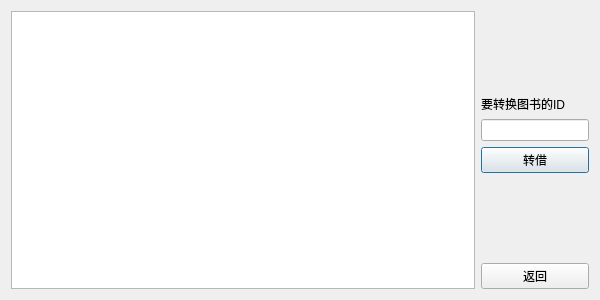
<?xml version="1.0" encoding="UTF-8"?>
<ui version="4.0">
 <class>DUser_Convert</class>
 <widget class="QDialog" name="DUser_Convert">
  <property name="geometry">
   <rect>
    <x>0</x>
    <y>0</y>
    <width>600</width>
    <height>300</height>
   </rect>
  </property>
  <property name="windowTitle">
   <string>预约转借</string>
  </property>
  <layout class="QGridLayout" name="gridLayout">
   <item row="0" column="0">
    <widget class="QTableWidget" name="tableWidget"/>
   </item>
   <item row="0" column="1">
    <layout class="QVBoxLayout" name="verticalLayout">
     <item>
      <spacer name="verticalSpacer">
       <property name="orientation">
        <enum>Qt::Vertical</enum>
       </property>
       <property name="sizeHint" stdset="0">
        <size>
         <width>20</width>
         <height>40</height>
        </size>
       </property>
      </spacer>
     </item>
     <item>
      <widget class="QLabel" name="label">
       <property name="text">
        <string>要转换图书的ID</string>
       </property>
      </widget>
     </item>
     <item>
      <widget class="QLineEdit" name="lineEdit_ID">
       <property name="sizePolicy">
        <sizepolicy hsizetype="Minimum" vsizetype="Fixed">
         <horstretch>0</horstretch>
         <verstretch>0</verstretch>
        </sizepolicy>
       </property>
      </widget>
     </item>
     <item>
      <widget class="QPushButton" name="pushButton_Borrow">
       <property name="text">
        <string>转借</string>
       </property>
      </widget>
     </item>
     <item>
      <spacer name="verticalSpacer_2">
       <property name="orientation">
        <enum>Qt::Vertical</enum>
       </property>
       <property name="sizeHint" stdset="0">
        <size>
         <width>20</width>
         <height>40</height>
        </size>
       </property>
      </spacer>
     </item>
     <item>
      <widget class="QPushButton" name="pushButton_Return">
       <property name="text">
        <string>返回</string>
       </property>
      </widget>
     </item>
    </layout>
   </item>
  </layout>
 </widget>
 <resources/>
 <connections/>
</ui>
